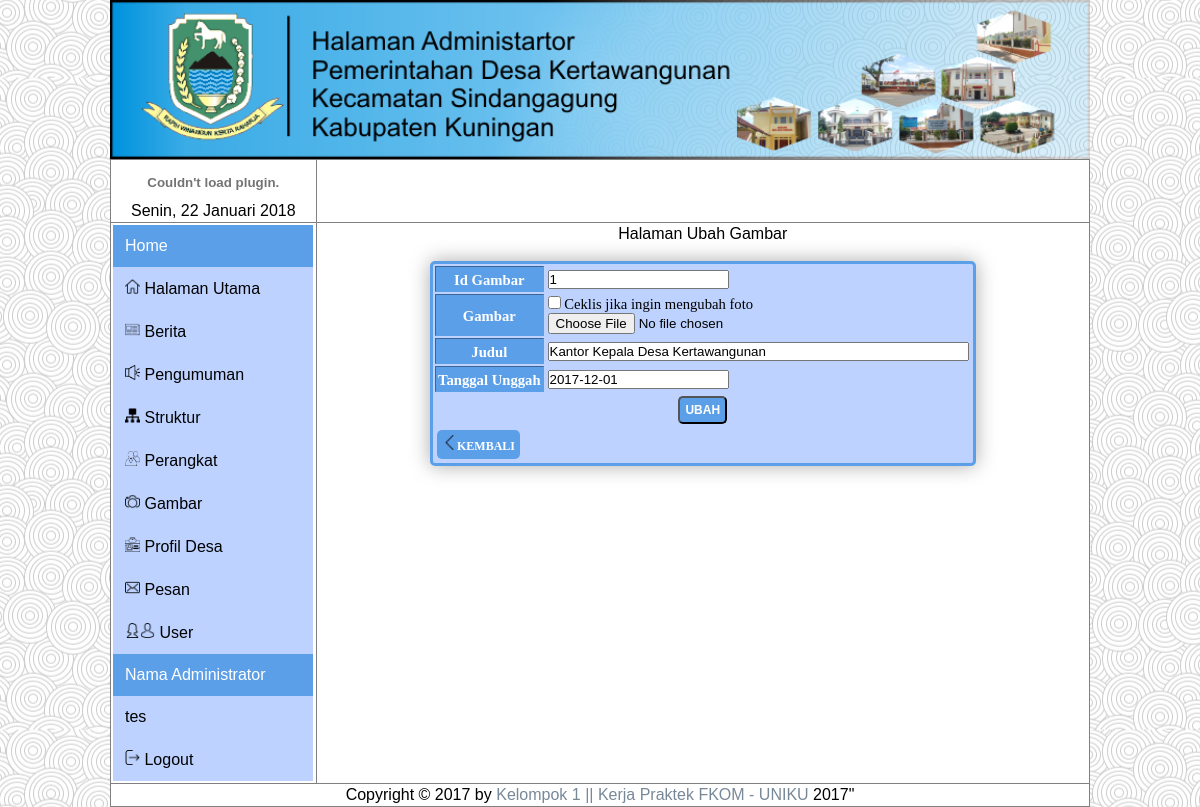
The app's page /administrator/admin.php?n=ubah_gambar&id_gambar=1 (signed in) with its own data.
### tables this page shows
CREATE TABLE `gambar` (
  `id_gambar` int(5) NOT NULL,
  `gambar` text NOT NULL,
  `judul` varchar(50) NOT NULL,
  `tanggal_unggah` date NOT NULL
);

### administrator/gambar/ubah_gambar.php (the view, shortened to what this page needs)
<?php
if(empty($_SESSION['sesi'])){
	echo"<meta http-equiv='refresh' content='0; url=login.php'>";
} else{
	?>
  <!DOCTYPE html>
  <html>
    <head>
    </head>
    <body>
      Halaman Ubah Gambar
      <br>
      <br>
      <?php
      extract($_GET);
      $query = "SELECT * FROM gambar WHERE id_gambar = '$id_gambar'";
      $sql = mysql_query($query);
      $data = mysql_fetch_array($sql);
      ?>
      <form method="post" action="admin.php?n=pubah_gambar" enctype="multipart/form-data">
      <table border="1" id="theTable">
        <tr>
          <th>Id Gambar</th>
          <td align="left">
            <input type="text" name="id_gambar" maxlength="5"  value="<?php echo $data['id_gambar']?>" readonly/>
          </td>
        </tr>
        <tr>
          <th>Gambar</th>
          <td align="left">
            <input type="checkbox" name="ubah_foto" value="true"> Ceklis jika ingin mengubah foto<br>
            <input type="file" name="gambar" />
          </td>
        </tr>
        <tr>
          <th>Judul</th>
          <td align="left">
            <input type="text" name="judul" size="50" value="<?php echo $data['judul']?>"/>
          </td>
        </tr>
        <tr>
          <th>Tanggal Unggah</th>
          <td align="left">
            <input type="text" name="tanggal_unggah" id="datepicker" value="<?php echo $data['tanggal_unggah']?>"/>
          </td>
        </tr>
          <td colspan="2">
            <input type="submit" name="simpan_gambar" value="Ubah" id="button2" />
          </td>
        </tr>
        <tr>
          <td colspan="2" align="left">
            <a href="admin.php?n=gambar" id="button2">
              <img src='../asset/icon/back.png' width='15px' height='15px'>Kembali</a>
            </td>
        </tr>
      </table>
    </body>
  </html>
  <?php
}
?>

### asset/style.css (style rules this page uses)
body { color: #666666; background-color: #F5F5F5 ; background-image: url(images/background.jpg); background-position: center; font-family: arial; line-height: 1.4em; margin: 0px; }
a { color: #778899 ; text-decoration: none; }
* { margin: 0; padding: 0; }
img { max-width: 100%; }
#button2 { background-color: #5c9fe9; border-radius: 5px 5px 5px 5px; color: #fff; display: inline-block; font-size: 12px; font-weight: bold; padding: 5px 5px; text-decoration: none; text-transform: uppercase; margin-bottom:0; }
#theTable { background:#BDD2FF; font-size:10px; width:auto; text-align:center; border:3px solid #5c9fe9; -moz-border-radius: 5px 5px 5px 5px; -webkit-border-radius: 5px 5px 5px 5px; border-radius: 5px 5px 5px 5px; -moz-box-shadow:0px 0px 20px #aaa; -webkit-box-shadow:0px 0px 20px #aaa; box-shadow:0px 0px 20spx #aaa; }
#theTable th,td { color: #000; padding-left : 2px; padding-right : 2px; padding-top : 2px; padding-bottom : 2px; }
#theTable th { background-color:#5c9fe9; color:#FFF; text-align:center; font: 11pt calibri; font-weight:bold; height:20px; padding-top:5px; }
#theTable td { border:0px solid #5c9fe9; font:normal 11pt calibri; }
#tabel2 th,td { color: #000; padding-left : 2px; padding-right : 2px; padding-top : 2px; padding-bottom : 2px; }

### records on screen
gambar: id_gambar "1", judul "Kantor Kepala Desa Kertawangunan", tanggal_unggah "2017-12-01"

### other values on screen
$_SESSION['sesi'] "tes"
